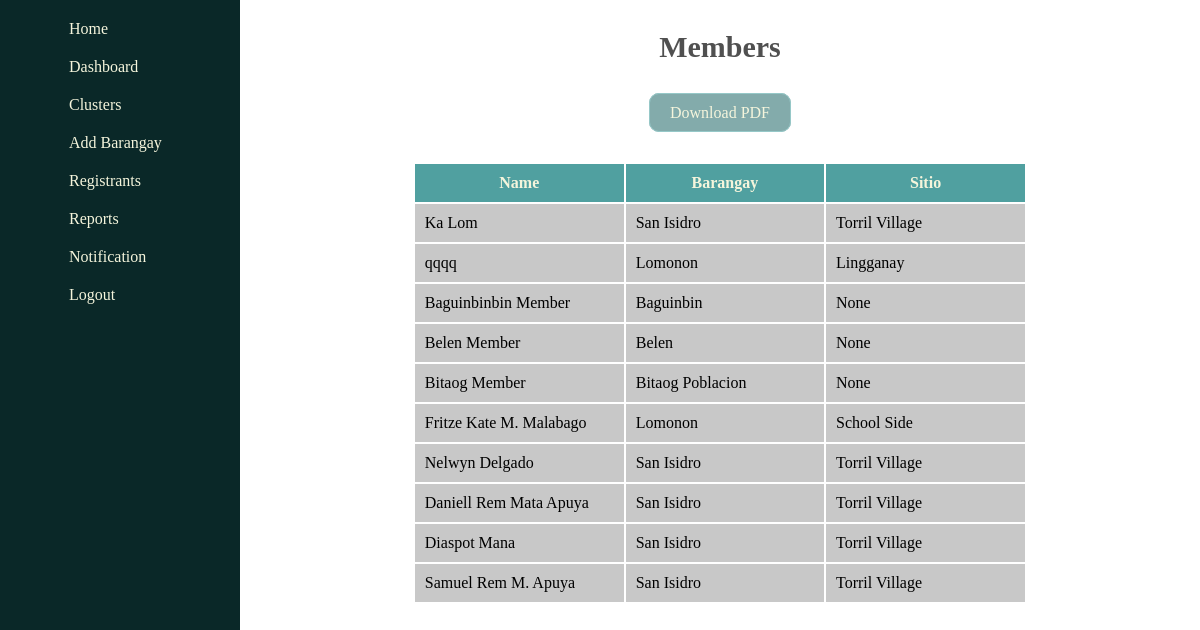
The page /report/members/ (signed in) on the database its author committed.
### management/models.py (models this page shows, shortened)
class Member(models.Model):
    user = models.ForeignKey(User, related_name='member_user', on_delete=models.CASCADE) # Added for version 2, 2/9/2024
    name = models.CharField(max_length=255)
    gender = models.ForeignKey(Gender, related_name='member_gender', on_delete=models.CASCADE)
    age = models.IntegerField()
    brgy = models.ForeignKey(Barangay, related_name='member_brgy', on_delete=models.CASCADE)
    sitio = models.ForeignKey(Sitio, related_name='member_sitio', on_delete=models.CASCADE, null=True, blank=True)
    date_registered = models.DateTimeField(auto_now_add=True)
    image = models.ImageField(null=True, blank=True, upload_to="images/")

class Barangay(models.Model):
    brgy_name = models.CharField(max_length=255)
    brgy_voter_population = models.IntegerField(blank=True, null=True)
    lat = models.FloatField(blank=True, null=True)
    long = models.FloatField(blank=True, null=True)
    def __str__(self):
        return self.brgy_name
    class Meta:
        ordering = ['brgy_name']

class Sitio(models.Model):
    name = models.CharField(max_length=255)
    population = models.IntegerField(default=0, blank=True, null=True)
    brgy = models.ForeignKey(Barangay, related_name='brgy_sitio', on_delete=models.CASCADE)
    lat = models.FloatField(blank=True, null=True)
    long = models.FloatField(blank=True, null=True)
    def __str__(self):
        return self.name

### management/views.py (the view)
# urls.py: path('report/members/', views.all_members_report, name='members-report'),
def all_members_report(request):
    members = Member.objects.all()
    return render(request, 'members_report.html', {
        'members': members,
    })

### management/templates/members_report.html
{% extends 'base.html' %}
{% load static %}
{% block content %}
<section class="members-report-utmost-container-section">
    <div class="members-report-title-header-div">
        Members
    </div>
    <div class="members-report-download-pdf-container">
        <a class="members-report-download-pdf" href="{% url 'members-report-pdf' %}">Download PDF</a>
    </div>
    <div class="members-report-table-container-div">
        <table class="members-report-table">
            <tr class="members-report-table-row">
                <th class="members-report-table-head">Name</th>
                <th class="members-report-table-head">Barangay</th>
                <th class="members-report-table-head">Sitio</th>
            </tr>
            {% for member in members %}
                <tr class="members-report-table-row">
                    <td class="members-report-table-data">{{ member.name }}</td>
                    <td class="members-report-table-data">{{ member.brgy }}</td>
                    <td class="members-report-table-data">{{ member.sitio }}</td>
                </tr>
            {% endfor %}
        </table>
    </div>
</section>
{% endblock %}

### management/static/styles.css (style rules this page uses)
html { scroll-behavior:smooth; }
body { margin: 0px; }

### management/static/members-report.css (style rules this page uses)
.members-report-utmost-container-section { font-family: 'Montserrat'; }
.members-report-title-header-div { text-align: center; margin: 30px; font-size:30px; font-weight: 800; color: rgb(80, 80, 80); }
.members-report-table-container-div { margin: auto; width: 64%; }
.members-report-table-head { background-color: rgb(80, 160, 160); padding: 10px; color: beige; width: 300px; }
.members-report-table-data { background-color: rgb(200, 200, 200); padding: 10px; }
.members-report-download-pdf-container { text-align: center; margin: 40px; }
.members-report-download-pdf { background-color: rgba(100, 150, 150, 0.8); font-family: 'Montserrat'; color: beige; text-decoration: none; padding-top:10px; padding-bottom: 10px; padding-right: 20px; padding-left: 20px; border-radius: 10px; border: solid 1px rgb(150, 200, 200); }

### rows shown on the page
Member: name "Ka Lom", brgy "San Isidro", sitio "Torril Village"
Member: name "qqqq", brgy "Lomonon", sitio "Lingganay"
Member: name "Baguinbinbin Member", brgy "Baguinbin", sitio "None"
Member: name "Belen Member", brgy "Belen", sitio "None"
Member: name "Bitaog Member", brgy "Bitaog Poblacion", sitio "None"
Member: name "Fritze Kate M. Malabago", brgy "Lomonon", sitio "School Side"
Member: name "Nelwyn Delgado", brgy "San Isidro", sitio "Torril Village"
Member: name "Daniell Rem Mata Apuya", brgy "San Isidro", sitio "Torril Village"
Member: name "Diaspot Mana", brgy "San Isidro", sitio "Torril Village"
Member: name "Samuel Rem M. Apuya", brgy "San Isidro", sitio "Torril Village"
